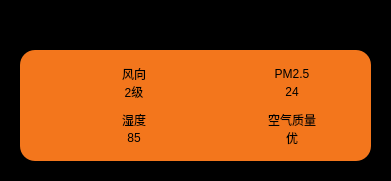
  <widget class="QWidget" name="widget03" native="true">
   <property name="geometry">
    <rect>
     <x>0</x>
     <y>190</y>
     <width>391</width>
     <height>181</height>
    </rect>
   </property>
   <property name="styleSheet">
    <string notr="true">background-color: rgb(0, 0, 0);</string>
   </property>
   <widget class="QWidget" name="widget0301" native="true">
    <property name="geometry">
     <rect>
      <x>20</x>
      <y>50</y>
      <width>351</width>
      <height>111</height>
     </rect>
    </property>
    <property name="styleSheet">
     <string notr="true">background-color: rgb(243, 118, 28);
border-radius:15px;</string>
    </property>
    <layout class="QGridLayout" name="gridLayout">
     <property name="leftMargin">
      <number>25</number>
     </property>
     <property name="topMargin">
      <number>15</number>
     </property>
     <property name="rightMargin">
      <number>25</number>
     </property>
     <property name="bottomMargin">
      <number>15</number>
     </property>
     <property name="horizontalSpacing">
      <number>15</number>
     </property>
     <property name="verticalSpacing">
      <number>10</number>
     </property>
     <item row="0" column="0">
      <layout class="QHBoxLayout" name="HL01">
       <item>
        <widget class="QLabel" name="iconFX">
         <property name="minimumSize">
          <size>
           <width>35</width>
           <height>35</height>
          </size>
         </property>
         <property name="maximumSize">
          <size>
           <width>35</width>
           <height>35</height>
          </size>
         </property>
         <property name="text">
          <string/>
         </property>
         <property name="textFormat">
          <enum>Qt::PlainText</enum>
         </property>
         <property name="pixmap">
          <pixmap resource="icon.qrc">:/icon/weater/风.png</pixmap>
         </property>
         <property name="scaledContents">
          <bool>true</bool>
         </property>
        </widget>
       </item>
       <item>
        <layout class="QVBoxLayout" name="FXMess">
         <item>
          <widget class="QLabel" name="FX">
           <property name="minimumSize">
            <size>
             <width>60</width>
             <height>0</height>
            </size>
           </property>
           <property name="text">
            <string>风向</string>
           </property>
           <property name="alignment">
            <set>Qt::AlignCenter</set>
           </property>
          </widget>
         </item>
         <item>
          <widget class="QLabel" name="FXdegree">
           <property name="minimumSize">
            <size>
             <width>50</width>
             <height>0</height>
            </size>
           </property>
           <property name="text">
            <string>2级</string>
           </property>
           <property name="alignment">
            <set>Qt::AlignCenter</set>
           </property>
          </widget>
         </item>
        </layout>
       </item>
      </layout>
     </item>
     <item row="0" column="1">
      <layout class="QHBoxLayout" name="HL02">
       <item>
        <widget class="QLabel" name="iconPM">
         <property name="minimumSize">
          <size>
           <width>35</width>
           <height>35</height>
          </size>
         </property>
         <property name="maximumSize">
          <size>
           <width>35</width>
           <height>35</height>
          </size>
         </property>
         <property name="text">
          <string/>
         </property>
         <property name="textFormat">
          <enum>Qt::PlainText</enum>
         </property>
         <property name="pixmap">
          <pixmap resource="icon.qrc">:/icon/weater/pm2.5.png</pixmap>
         </property>
         <property name="scaledContents">
          <bool>true</bool>
         </property>
        </widget>
       </item>
       <item>
        <layout class="QVBoxLayout" name="PMMess">
         <item>
          <widget class="QLabel" name="PM">
           <property name="minimumSize">
            <size>
             <width>60</width>
             <height>0</height>
            </size>
           </property>
           <property name="text">
            <string>PM2.5</string>
           </property>
           <property name="alignment">
            <set>Qt::AlignCenter</set>
           </property>
          </widget>
         </item>
         <item>
          <widget class="QLabel" name="PMdegree">
           <property name="minimumSize">
            <size>
             <width>50</width>
             <height>0</height>
            </size>
           </property>
           <property name="text">
            <string>24</string>
           </property>
           <property name="alignment">
            <set>Qt::AlignCenter</set>
           </property>
          </widget>
         </item>
        </layout>
       </item>
      </layout>
     </item>
     <item row="1" column="0">
      <layout class="QHBoxLayout" name="HL03">
       <item>
        <widget class="QLabel" name="iconSD">
         <property name="minimumSize">
          <size>
           <width>35</width>
           <height>35</height>
          </size>
         </property>
         <property name="maximumSize">
          <size>
           <width>35</width>
           <height>35</height>
          </size>
         </property>
         <property name="text">
          <string/>
         </property>
         <property name="textFormat">
          <enum>Qt::PlainText</enum>
         </property>
         <property name="pixmap">
          <pixmap resource="icon.qrc">:/icon/weater/湿度.png</pixmap>
         </property>
         <property name="scaledContents">
          <bool>true</bool>
         </property>
        </widget>
       </item>
       <item>
        <layout class="QVBoxLayout" name="SDMess">
         <item>
          <widget class="QLabel" name="SD">
           <property name="minimumSize">
            <size>
             <width>60</width>
             <height>0</height>
            </size>
           </property>
           <property name="text">
            <string>湿度</string>
           </property>
           <property name="alignment">
            <set>Qt::AlignCenter</set>
           </property>
          </widget>
         </item>
         <item>
          <widget class="QLabel" name="SDdegree">
           <property name="minimumSize">
            <size>
             <width>50</width>
             <height>0</height>
            </size>
           </property>
           <property name="text">
            <string>85</string>
           </property>
           <property name="alignment">
            <set>Qt::AlignCenter</set>
           </property>
          </widget>
         </item>
        </layout>
       </item>
      </layout>
     </item>
     <item row="1" column="1">
      <layout class="QHBoxLayout" name="HL04">
       <item>
        <widget class="QLabel" name="iconKQZL">
         <property name="minimumSize">
          <size>
           <width>35</width>
           <height>35</height>
          </size>
         </property>
         <property name="maximumSize">
          <size>
           <width>35</width>
           <height>35</height>
          </size>
         </property>
         <property name="text">
          <string/>
         </property>
         <property name="textFormat">
          <enum>Qt::PlainText</enum>
         </property>
         <property name="pixmap">
          <pixmap resource="icon.qrc">:/icon/weater/空气清新.png</pixmap>
         </property>
         <property name="scaledContents">
          <bool>true</bool>
         </property>
        </widget>
       </item>
       <item>
        <layout class="QVBoxLayout" name="KQZLMess">
         <item>
          <widget class="QLabel" name="KQZL">
           <property name="minimumSize">
            <size>
             <width>60</width>
             <height>0</height>
            </size>
           </property>
           <property name="text">
            <string>空气质量</string>
           </property>
           <property name="alignment">
            <set>Qt::AlignCenter</set>
           </property>
          </widget>
         </item>
         <item>
          <widget class="QLabel" name="KQZLdegree">
           <property name="minimumSize">
            <size>
             <width>50</width>
             <height>0</height>
            </size>
           </property>
           <property name="text">
            <string>优</string>
           </property>
           <property name="alignment">
            <set>Qt::AlignCenter</set>
           </property>
          </widget>
         </item>
        </layout>
       </item>
      </layout>
     </item>
    </layout>
    <zorder></zorder>
   </widget>
   <widget class="QLabel" name="airTip">
    <property name="geometry">
     <rect>
      <x>30</x>
      <y>20</y>
      <width>341</width>
      <height>16</height>
     </rect>
    </property>
    <property name="text">
     <string>感冒人数</string>
    </property>
   </widget>
  </widget>
